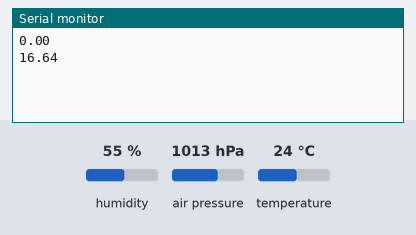
A sketch run on a simulated Arduino Uno, built with avr-gcc and run on an emulated ATmega328P. Shown: the last lines printed to the serial monitor. Inputs (shaded band) come from the test bench; at power-on: air pressure 1013 hPa, humidity 55 %, temperature 24 °C. No radio packets arrive unless stated.

Above: at 1.2 s.
1.3 s: air pressure set to 952 hPa
At 2.6 s:
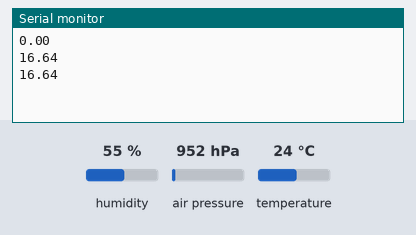
2.8 s: air pressure set to 975 hPa
At 4.1 s:
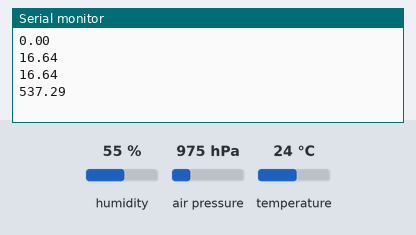
Timing chart, 0 to 5.8 s (numbered marks = the images above; inputs shaded):
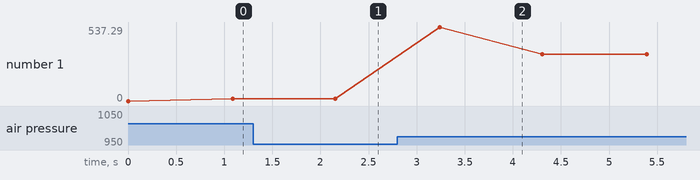

Measured:
- plotted number 1: 16.64 → 337.89 after the input at 2.8 s

The sketch:

trans.ino
```cpp
#include <RH_ASK.h>
#include <SPI.h>
#include <Wire.h>
#include <Adafruit_BMP085.h>

// Include DHT Libraries from Adafruit
// Dependant upon Adafruit_Sensors Library
#include "DHT.h";

// Define Constants

#define DHTPIN 7       // DHT-22 Output Pin connection
#define DHTTYPE DHT11   // DHT Type is DHT 22 (AM2302)

Adafruit_BMP085 bmp;

// Define Variables

float _hum;    // Stores humidity value in percent
float _temp;   // Stores temperature value in Celcius
float _alti;
float _press;

// Define output strings

String str_humid;
String str_temp;
String str_alti;
String str_press;


String str_out;
String str_tapkram;
String str_auchai;
String str_chap;

// Create Amplitude Shift Keying Object
RH_ASK rf_driver;

// Initialize DHT sensor for normal 16mhz Arduino
DHT dht(DHTPIN, DHTTYPE);


void setup() {
 Serial.begin(9600);
  // Initialize ASK Object
  rf_driver.init();
  // Start DHT Sensor
  dht.begin();
  bmp.begin();

}

void loop()
{

     Serial.println(_alti);
    _hum = dht.readHumidity();  // Get Humidity value
    _temp= dht.readTemperature();  // Get Temperature value
    _alti= bmp.readAltitude(101500);
    _press= bmp.readPressure();


    // Convert Humidity to string
    str_humid = String(_hum);

    // Convert Temperature to string
    str_temp = String(_temp);

    str_alti = String(_alti);
    str_press = String(_press);


    // Combine Humidity and Temperature
    str_out = str_humid;// + "," + str_temp;
    str_tapkram = str_temp;
    str_auchai = str_alti;
    str_chap = str_press;


    // Compose output character
    static char *msg = str_out.c_str();
    static char *temp = str_tapkram.c_str();
    static char *alti = str_auchai.c_str();
    static char *pres = str_chap.c_str();


    rf_driver.send((uint8_t *)msg, strlen(msg));
    rf_driver.send((uint8_t *)temp, strlen(msg));
    rf_driver.send((uint8_t *)alti, strlen(msg));
    rf_driver.send((uint8_t *)pres, strlen(msg));

    rf_driver.waitPacketSent();
    delay(1000);


}
```
